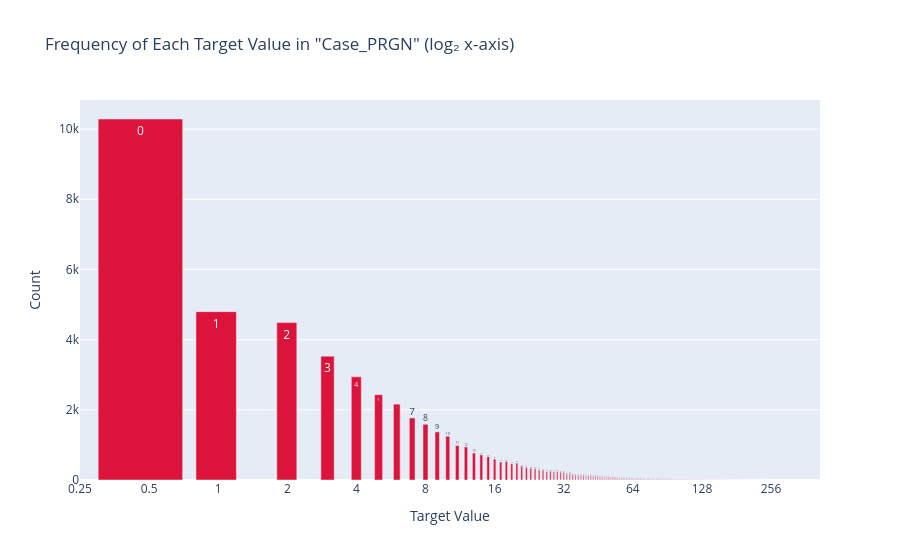

The notebook cell saved with this chart:
### Code cell
plot_log2_frequency(dataset, 'Case_PRGN')

### Figure 1 — Plotly figure (JSON) as saved in the notebook; plotly's stock layout.template omitted (floating-point values rounded to 4 significant figures; data arrays with more than 128 entries replaced by an {"elided": "..."} marker saying what was removed)
{"data": [{"hovertemplate": "Value: %{text}<br>Count: %{y}<extra></extra>", "marker": {"color": "crimson"}, "text": {"elided": "233 str values"}, "type": "bar", "x": {"elided": "233 float values"}, "y": {"elided": "233 int values"}}], "layout": {"title": {"text": "Frequency of Each Target Value in \"Case_PRGN\" (log₂ x-axis)"}, "xaxis": {"dtick": 0.301, "title": {"text": "Target Value"}, "type": "log"}, "yaxis": {"title": {"text": "Count"}}}}
